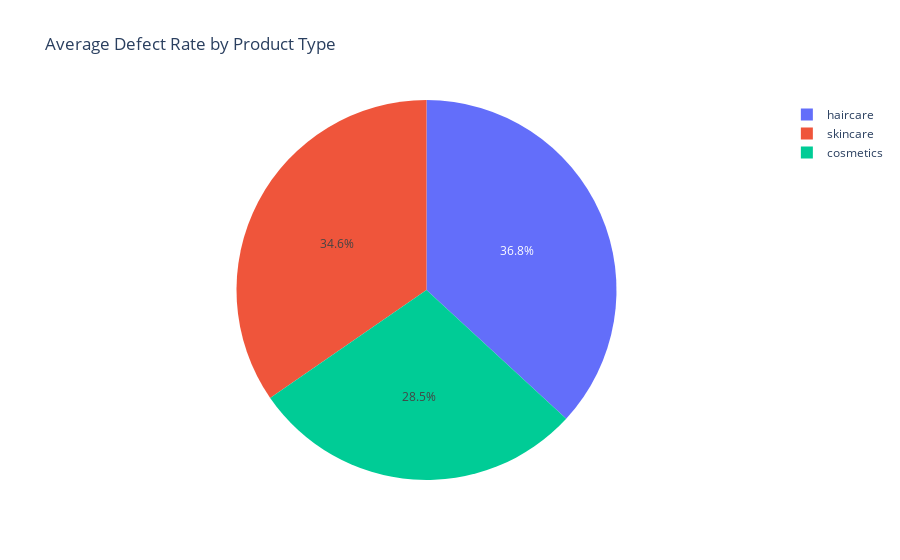

The cell this chart's notebook holds for it:
### Code cell
defect=df.groupby("Product type")["Defect rates"].mean().reset_index()
defect["Defect rates"] = defect["Defect rates"].round(2)
defect_rate=px.pie(defect,values="Defect rates",names="Product type",title='Average Defect Rate by Product Type')
defect_rate.show()

### Figure 1 — Plotly figure (JSON) as saved in the notebook; plotly's stock layout.template omitted (floating-point values rounded to 4 significant figures)
{"data": [{"domain": {"x": [0, 1], "y": [0, 1]}, "hovertemplate": "Product type=%{label}<br>Defect rates=%{value}<extra></extra>", "labels": ["cosmetics", "haircare", "skincare"], "legendgroup": "", "name": "", "showlegend": true, "type": "pie", "values": [1.92, 2.48, 2.33]}], "layout": {"autosize": true, "legend": {"tracegroupgap": 0}, "title": {"text": "Average Defect Rate by Product Type"}}}
